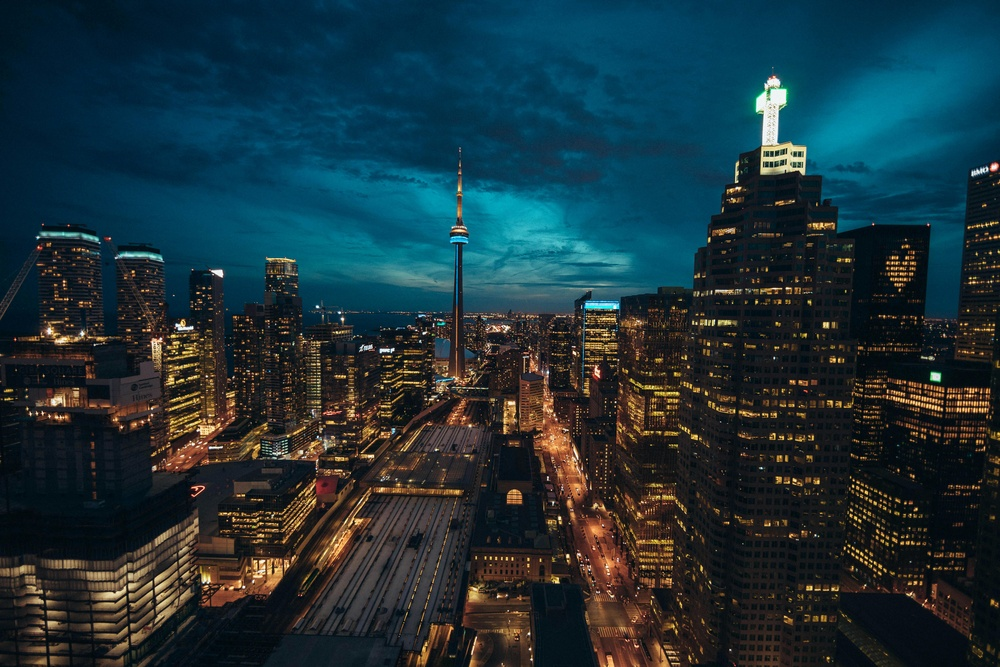
%> input picture Huffman_Coding/Original_Image.jpg, 1000 x 667 px, shrunk from 5472 x 3648 before the run
$ octave Huffman_Coding.m   (GNU Octave 9; MATLAB toolbox functions it lacks are replaced by stand-ins)
%> lines starting %> are read from the running program, lines starting %| are printed output that depends on the picture
%------------------------------------------------------------
% Date        : 26/01/2026
% Created by  : Abhishek Kumar Jayswal
% Experiment  : Image Compression using Huffman Coding
% Description :
%   This program performs lossless image compression on a
%   grayscale image using Huffman coding. The image is
%   encoded and decoded, and the compression ratio is
%   calculated.
%------------------------------------------------------------

clc;            % Clear command window
clear;          % Clear workspace variables
close all;      % Close all figure windows

%------------------ Read and Display Original Image ------------------
% Read the color image from file
rgb_img = imread('C:\Users\Abhishek\Desktop\DIP\Huffman_Coding\Original_Image.jpg');
%> rgb_img is the input picture: size 667x1000x3 uint8; mean R, G, B 29, 51, 58.1

figure;
imshow(rgb_img);
title('Original Color Image');

%------------------ Convert RGB Image to Grayscale ------------------
% Huffman coding is applied on grayscale images
gray_img = rgb2gray(rgb_img);
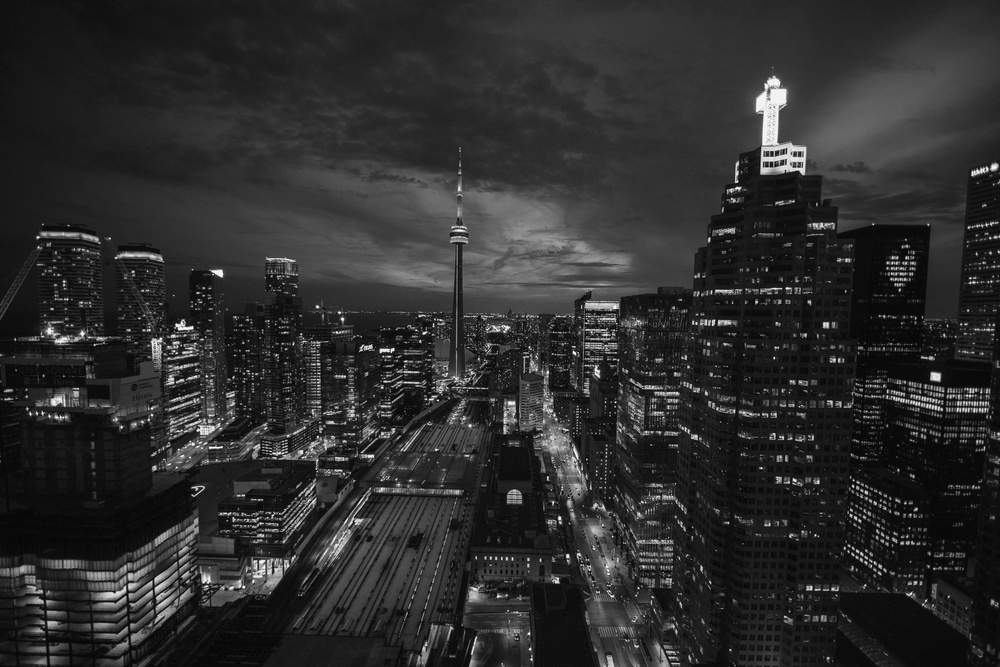
%> gray_img: size 667x1000 uint8; min 1, max 255, mean 45.2
[rows, cols] = size(gray_img);   % Image dimensions
%> rows = 667; cols = 1000

figure;
imshow(gray_img);
title('Grayscale Image');

%------------------ Prepare Image Data for Encoding ------------------
% Convert 2D grayscale image into a 1D column vector
img_data = gray_img(:);

%------------------ Probability Calculation ------------------
% Find unique pixel intensity values (0–255)
pixel_values = unique(img_data);
%> pixel_values = 255 values from 1 to 255

% Count occurrences of each pixel value
pixel_count = histc(img_data, pixel_values);
%> pixel_count = 255 values, max 14623 at index 26, min 1 at index 1, mean 2615.7

% Calculate probability of each pixel value
pixel_prob = pixel_count / sum(pixel_count);
%> pixel_prob = 255 values, max 0.0219 at index 26, min 1.5e-06 at index 1, mean 0.00392

%------------------ Huffman Dictionary Creation ------------------
% Generate Huffman dictionary using pixel values and probabilities
%> (the run ends here)
